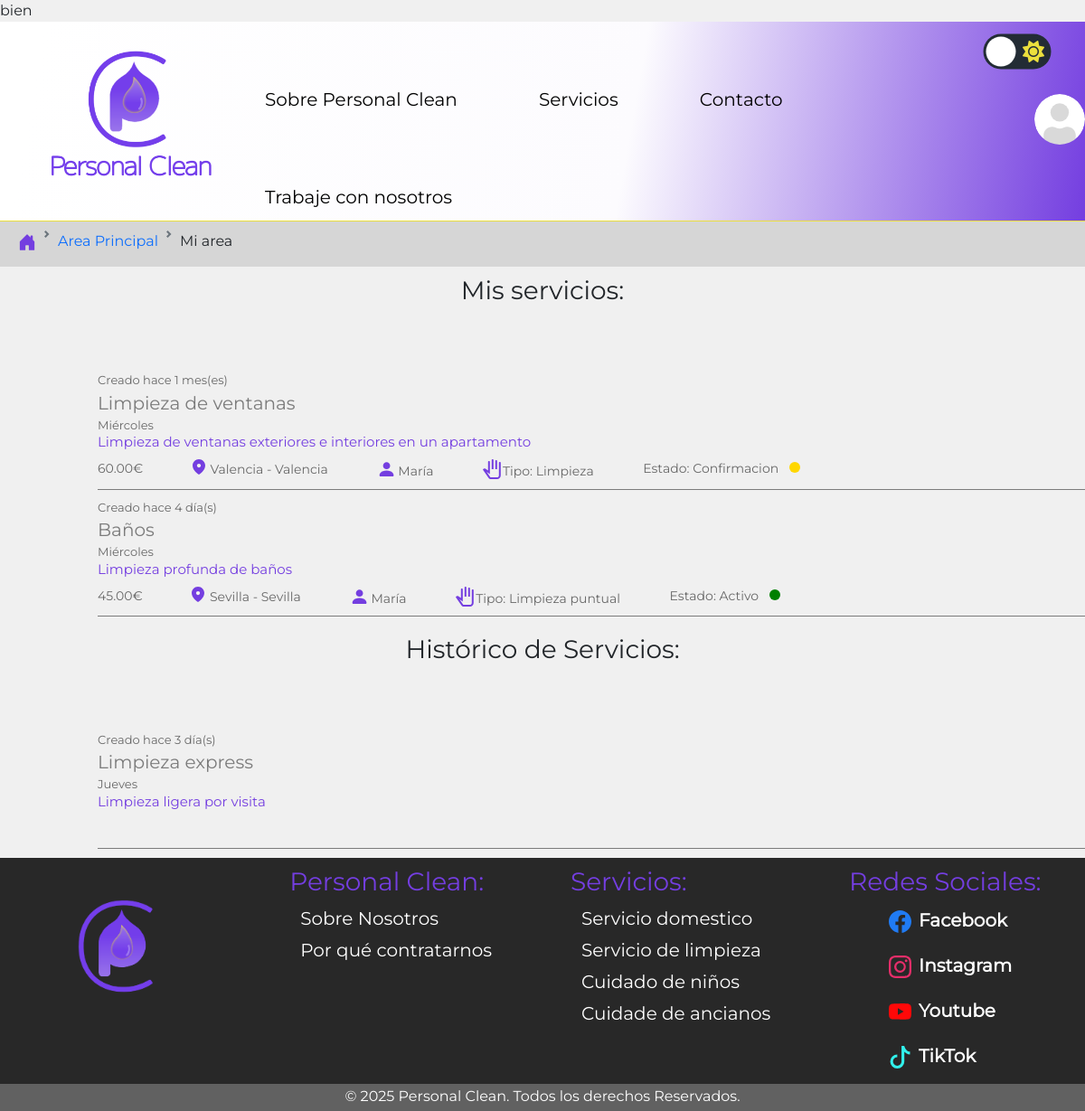
The app's page /Miarea.php (signed in) with its own data.
### tables this page shows
CREATE TABLE `servicios` (
  `idServicio` int(11) NOT NULL,
  `idcliente` int(11) NOT NULL,
  `idFuncionario` int(11) DEFAULT NULL,
  `fechaServicio` date NOT NULL,
  `estado` enum('activo','terminado','confirmacion') NOT NULL,
  `titulo` varchar(45) NOT NULL,
  `descripcion` varchar(2000) NOT NULL,
  `tipoServicio` varchar(45) NOT NULL,
  `valor` decimal(5,2) NOT NULL,
  `diaServicio` varchar(45) NOT NULL,
  `direccion` varchar(45) DEFAULT NULL,
  `provincia` varchar(100) DEFAULT NULL,
  `ciudad` varchar(100) DEFAULT NULL,
  `valorado` enum('si','no') DEFAULT 'no'
);

CREATE TABLE `clientes` (
  `idCliente` int(11) NOT NULL,
  `nombre` varchar(255) DEFAULT NULL,
  `apellidos` varchar(255) DEFAULT NULL,
  `email` varchar(255) DEFAULT NULL,
  `contraseña` varchar(255) DEFAULT NULL,
  `telefono` varchar(20) DEFAULT NULL,
  `f_nacimiento` date DEFAULT NULL,
  `foto_perfil` varchar(255) DEFAULT NULL,
  `notaMedia` float DEFAULT NULL,
  `direccion` varchar(255) DEFAULT NULL,
  `provincia` varchar(100) DEFAULT NULL,
  `ciudad` varchar(100) DEFAULT NULL,
  `codigoPostal` varchar(20) DEFAULT NULL
);

### Miarea.php (the view, shortened to what this page needs)
<?php
include './assets/ajax/conexionBD.php';
function tiempoTranscurrido($fecha) {
    $ahora = new DateTime();
    $fechaServicio = new DateTime($fecha);
    $diferencia = $ahora->diff($fechaServicio);
    if ($diferencia->y > 0) {
        return $diferencia->y . " año(s)";
    } elseif ($diferencia->m > 0) {
        return $diferencia->m . " mes(es)";
    } elseif ($diferencia->d > 0) {
        return $diferencia->d . " día(s)";
    } elseif ($diferencia->h > 0) {
        return $diferencia->h . " hora(s)";
    } elseif ($diferencia->i > 0) {
        return $diferencia->i . " minuto(s)";
    } else {
        return "Hace instantes";
    }
}
$tipoUsuario = $_SESSION['usuario']['tipo'];
$idUsuario = ($tipoUsuario === 'clientes') ? $_SESSION['usuario']['idCliente'] : $_SESSION['usuario']['idFuncionarios'];
$sqlActivos = "SELECT s.*, c.nombre AS nombre_cliente, f.nombre AS nombre_funcionario
               FROM servicios s
               LEFT JOIN clientes c ON s.idcliente = c.idcliente
               LEFT JOIN funcionarios f ON s.idFuncionario = f.idFuncionarios
               WHERE s.estado IN ('activo', 'confirmacion')
               AND " . ($tipoUsuario === 'clientes' ? "s.idCliente = :idUsuario" : "s.idFuncionario = :idUsuario");
$stmtActivos = $conexion->prepare($sqlActivos);
$stmtActivos->bindValue(':idUsuario', $idUsuario, PDO::PARAM_INT);
$stmtActivos->execute();
$serviciosActivos = $stmtActivos->fetchAll(PDO::FETCH_ASSOC);
$sqlHistorico = "SELECT s.*, c.nombre AS nombre_cliente, f.nombre AS nombre_funcionario
                 FROM servicios s
                 LEFT JOIN clientes c ON s.idcliente = c.idcliente
                 LEFT JOIN funcionarios f ON s.idFuncionario = f.idFuncionarios
                 WHERE s.estado = 'terminado'
                 AND " . ($tipoUsuario === 'clientes' ? "s.idCliente = :idUsuario" : "s.idFuncionario = :idUsuario");
$stmtHistorico = $conexion->prepare($sqlHistorico);
$stmtHistorico->bindValue(':idUsuario', $idUsuario, PDO::PARAM_INT);
$stmtHistorico->execute();
$serviciosHistorico = $stmtHistorico->fetchAll(PDO::FETCH_ASSOC);
?>
<!DOCTYPE html>
<html lang="es">
<head>
     <link href="https://cdn.jsdelivr.net/npm/bootstrap@5.3.0-alpha1/dist/css/bootstrap.min.css" rel="stylesheet" />
    <link href="https://unpkg.com/aos@2.3.1/dist/aos.css" rel="stylesheet" />
    <link rel="stylesheet" href="./assets/estilos.css" />
</head>
<body>
    <?php include_once './assets/headerLogueado.php'; ?>
    <nav style="" aria-label="breadcrumb">
        <ol class="breadcrumb" style="--bs-breadcrumb-margin-bottom: 0rem;">
            <li class="breadcrumb-item active" aria-current="page">
                <a href="index.php"><img src="./assets/images/house.svg" alt=""></a>
            </li>
            <li class="breadcrumb-item active"> <a href="<?php echo ($_SESSION['usuario']['tipo'] == 'funcionarios') ? 'area_funcionarios.php' : 'area_clientes.php'; ?>">Area Principal</a></li>
            <li class="breadcrumb-item">Mi area</li>
        </ol>
    </nav>
    <h3 class="centrado">Mis servicios:</h3>
    <div class="soyPrincipal">
        <div class="listadoGeneral">
            <?php if (!empty($serviciosActivos)): ?>
                <?php foreach ($serviciosActivos as $servicio): ?>
                    <div class="elementoCaja">
                        <p class="elementoCaja-timeinfo">Creado hace <span><?php echo tiempoTranscurrido($servicio['fechaServicio']); ?></span></p>
                        <p class="elementoCaja-tituloServ"><?php echo htmlspecialchars($servicio['titulo']); ?></p>
                        <p class="elementoCaja-timeinfo"><?php echo htmlspecialchars($servicio['diaServicio']); ?></p>
                        <p class="elementoCaja-descripcion"><?php echo htmlspecialchars($servicio['descripcion']); ?></p>
                        <div class="elementoCaja-data">
                            <p class="data-dinero"><span><?php echo htmlspecialchars($servicio['valor']); ?></span>€</p>
                            <p class="data-localidad"><img src="./assets/images/mappoint.svg" alt=""> <?php echo htmlspecialchars($servicio['provincia'] . " - " . $servicio['ciudad']); ?></p>
                            <p class="data-person"><img src="./assets/images/personpc.svg" alt=""><span><?php echo htmlspecialchars($servicio['nombre_cliente']); ?></span></p>
                            <p class="data-twork"><img src="./assets/images/handwork.svg" alt=""><span>Tipo:</span> <?php echo htmlspecialchars($servicio['tipoServicio']); ?></p>
                            <p class="data-estado">
                                <?php
                                    echo "Estado: " . ucfirst($servicio['estado']);
                                    $clase = ($servicio['estado'] === 'activo') ? 'estado-activo' : 'estado-confirmacion';
                                ?>
                                <span class="estado-indicador <?php echo $clase; ?>"></span>
                            </p>
                        </div>
                    </div>
                <?php endforeach; ?>
            <?php else: ?>
                <p class="centrado">No hay servicios activos.</p>
            <?php endif; ?>
        </div>
    </div>
    <h3 class="centrado">Histórico de Servicios:</h3>
    <div class="soyPrincipal">
        <div class="listadoGeneral">
            <?php if (!empty($serviciosHistorico)): ?>
                <?php foreach ($serviciosHistorico as $servicio): ?>
                    <div class="elementoCaja">
                        <p class="elementoCaja-timeinfo">Creado hace <span><?php echo tiempoTranscurrido($servicio['fechaServicio']); ?></span></p>
                        <p class="elementoCaja-tituloServ"><?php echo htmlspecialchars($servicio['titulo']); ?></p>
                        <p class="elementoCaja-timeinfo"><?php echo htmlspecialchars($servicio['diaServicio']); ?></p>
                        <p class="elementoCaja-descripcion"><?php echo htmlspecialchars($servicio['descripcion']); ?></p>
                    </div>
                <?php endforeach; ?>
            <?php endif; ?>
        </div>
    </div>
    <?php include_once './assets/footer.php'; ?>
</body>
</html>

### assets/estilos.css (style rules this page uses)
p { margin: 0; }
a { text-decoration: none; }
html { scroll-behavior: smooth; }
* { box-sizing: border-box; }
.breadcrumb { padding-top: 10px; padding-left: 20px; background-color: #d6d6d6; height: 50px; }
body { margin: 0; padding: 0; font-family: Montserrat; background-color: #f0f0f0; }
.estado-indicador { display: inline-block; width: 12px; height: 12px; border-radius: 50%; margin-left: 8px; animation: parpadeo 1s infinite alternate; }
.estado-activo { background-color: green; }
.estado-confirmacion { background-color: gold; animation: parpadeo 1.2s infinite alternate; }
.soyPrincipal { display: flex; flex-direction: row; }
.soyPrincipal > .listadoGeneral { display: flex; flex-direction: column; width: 100%; height: auto; padding-top: 64.69px; padding-left: 108px; }
.elementoCaja { border-bottom: 1px solid #7b7b7b; color: #7b7b7b; margin-bottom: 10px; height: 130.52px; transition: 0.3s; }
.elementoCaja-data { display: flex; flex-direction: row; color: #686868; gap: 5%; margin-top: 10px; }
.elementoCaja-timeinfo { font-size: 13px; color: #686868; }
.elementoCaja-tituloServ { font-size: 20px; }
.elementoCaja-descripcion { font-size: 15px; color: #743EE0; line-height: 18px; }
.elementoCaja-data > p { font-size: 14px; }
.elementoCaja-data > p > img { margin-bottom: 7px; margin-right: 2px; }
.centrado { justify-self: center; margin-top: 10px; }

### records on screen
servicios: fechaServicio "1 mes(es)", titulo "Limpieza de ventanas", diaServicio "Miércoles", descripcion "Limpieza de ventanas exteriores e interiores en un apartamento", valor "60.00", provincia+ciudad "Valencia - Valencia", idcliente.nombre "María", tipoServicio "Limpieza", estado "Confirmacion"
servicios: fechaServicio "4 día(s)", titulo "Baños", diaServicio "Miércoles", descripcion "Limpieza profunda de baños", valor "45.00", provincia+ciudad "Sevilla - Sevilla", idcliente.nombre "María", tipoServicio "Limpieza puntual", estado "Activo"
servicios: fechaServicio "3 día(s)", titulo "Limpieza express", diaServicio "Jueves", descripcion "Limpieza ligera por visita"
